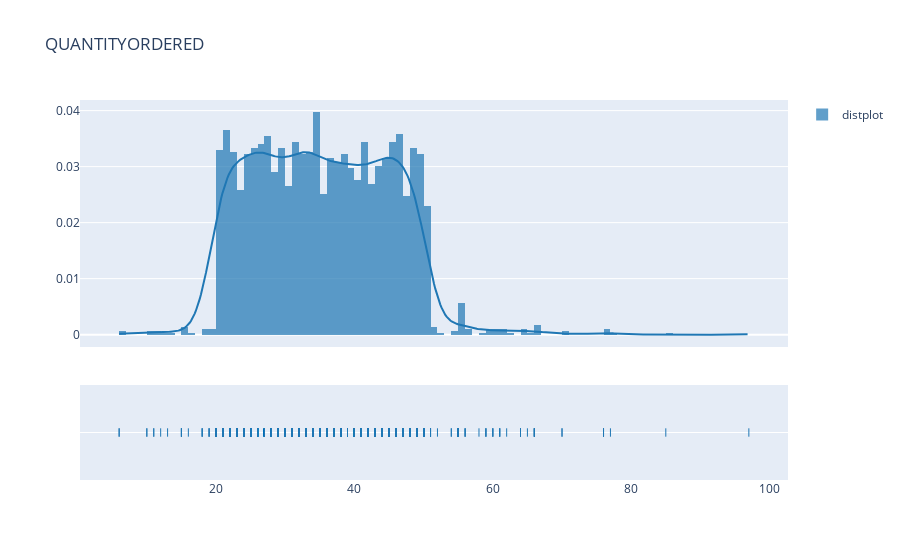
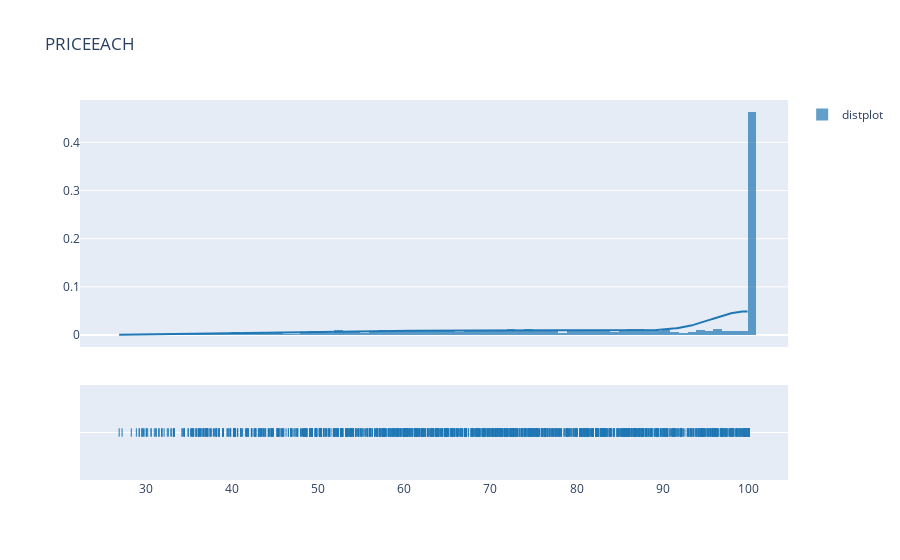
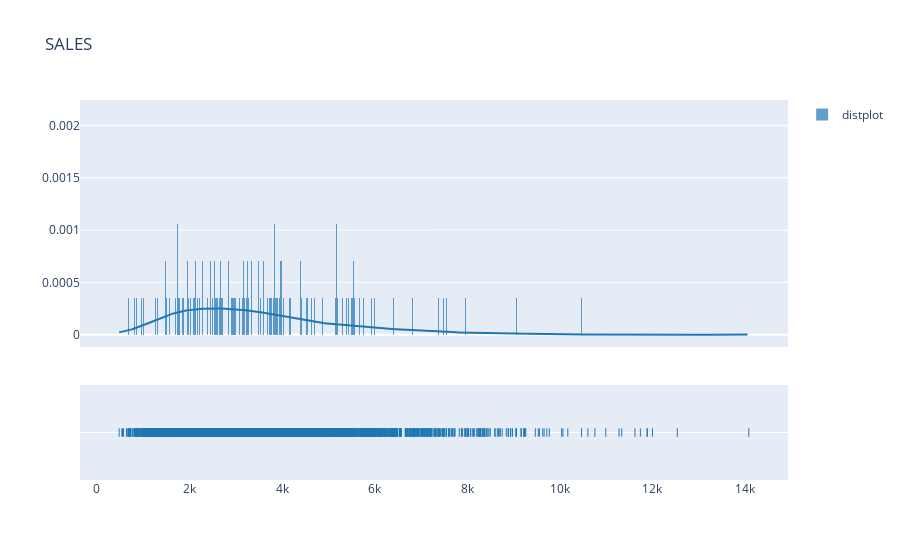

Notebook cell for these charts, in order:
### Code cell
# Vamos a representar distribuciones
# Distplot muestra el (1) histograma, (2) kde plot y (3) rug plot.
# (1) Histograma: es una visualización gráfica de datos que usa barras con varias alturas. Cada barra agrupa los números en rangos y las barras más altas muestran que hay más datos en ese rango.
# (2) Densidad: la estimación de la función de densidad se utiliza para visualizar la densidad de probabilidad de una variable continua.
# (3) Gráfico de alfombra: gráfico de datos para una única variable cuantitativa, que se muestra como marcas a lo largo de un eje (gráfico de dispersión unidimensional).

import plotly.figure_factory as ff

plt.figure(figsize = (10, 10))

for i in range(8):
    if sales_df.columns[i] != 'ORDERLINENUMBER':
        col_name = sales_df.columns[i]
        fig = ff.create_distplot([sales_df[col_name].apply(lambda x: float(x))], ['distplot'])
        fig.update_layout(title_text = col_name)
        fig.show()

### Figure 1 — Plotly figure (JSON) as saved in the notebook; plotly's stock layout.template omitted (floating-point values rounded to 4 significant figures; data arrays with more than 128 entries replaced by an {"elided": "..."} marker saying what was removed)
{"data": [{"autobinx": false, "histnorm": "probability density", "legendgroup": "distplot", "marker": {"color": "rgb(31, 119, 180)"}, "name": "distplot", "opacity": 0.7, "type": "histogram", "x": {"elided": "2823 int values"}, "xaxis": "x", "xbins": {"end": 97, "size": 1, "start": 6}, "yaxis": "y"}, {"legendgroup": "distplot", "marker": {"color": "rgb(31, 119, 180)"}, "mode": "lines", "name": "distplot", "showlegend": false, "type": "scatter", "x": {"elided": "500 float values"}, "xaxis": "x", "y": {"elided": "500 float values"}, "yaxis": "y"}, {"legendgroup": "distplot", "marker": {"color": "rgb(31, 119, 180)", "symbol": "line-ns-open"}, "mode": "markers", "name": "distplot", "showlegend": false, "type": "scatter", "x": {"elided": "2823 int values"}, "xaxis": "x", "y": {"elided": "2823 str values"}, "yaxis": "y2"}], "layout": {"barmode": "overlay", "hovermode": "closest", "legend": {"traceorder": "reversed"}, "title": {"text": "QUANTITYORDERED"}, "xaxis": {"anchor": "y2", "domain": [0, 1], "zeroline": false}, "yaxis": {"anchor": "free", "domain": [0.35, 1], "position": 0}, "yaxis2": {"anchor": "x", "domain": [0, 0.25], "dtick": 1, "showticklabels": false}}}

### Figure 2 — Plotly figure (JSON) as saved in the notebook; plotly's stock layout.template omitted (floating-point values rounded to 4 significant figures; data arrays with more than 128 entries replaced by an {"elided": "..."} marker saying what was removed)
{"data": [{"autobinx": false, "histnorm": "probability density", "legendgroup": "distplot", "marker": {"color": "rgb(31, 119, 180)"}, "name": "distplot", "opacity": 0.7, "type": "histogram", "x": {"elided": "2823 float values"}, "xaxis": "x", "xbins": {"end": 100, "size": 1, "start": 26.88}, "yaxis": "y"}, {"legendgroup": "distplot", "marker": {"color": "rgb(31, 119, 180)"}, "mode": "lines", "name": "distplot", "showlegend": false, "type": "scatter", "x": {"elided": "500 float values"}, "xaxis": "x", "y": {"elided": "500 float values"}, "yaxis": "y"}, {"legendgroup": "distplot", "marker": {"color": "rgb(31, 119, 180)", "symbol": "line-ns-open"}, "mode": "markers", "name": "distplot", "showlegend": false, "type": "scatter", "x": {"elided": "2823 float values"}, "xaxis": "x", "y": {"elided": "2823 str values"}, "yaxis": "y2"}], "layout": {"barmode": "overlay", "hovermode": "closest", "legend": {"traceorder": "reversed"}, "title": {"text": "PRICEEACH"}, "xaxis": {"anchor": "y2", "domain": [0, 1], "zeroline": false}, "yaxis": {"anchor": "free", "domain": [0.35, 1], "position": 0}, "yaxis2": {"anchor": "x", "domain": [0, 0.25], "dtick": 1, "showticklabels": false}}}

### Figure 3 — Plotly figure (JSON) as saved in the notebook; plotly's stock layout.template omitted (floating-point values rounded to 4 significant figures; data arrays with more than 128 entries replaced by an {"elided": "..."} marker saying what was removed)
{"data": [{"autobinx": false, "histnorm": "probability density", "legendgroup": "distplot", "marker": {"color": "rgb(31, 119, 180)"}, "name": "distplot", "opacity": 0.7, "type": "histogram", "x": {"elided": "2823 float values"}, "xaxis": "x", "xbins": {"end": 14080.0, "size": 1, "start": 482.1}, "yaxis": "y"}, {"legendgroup": "distplot", "marker": {"color": "rgb(31, 119, 180)"}, "mode": "lines", "name": "distplot", "showlegend": false, "type": "scatter", "x": {"elided": "500 float values"}, "xaxis": "x", "y": {"elided": "500 float values"}, "yaxis": "y"}, {"legendgroup": "distplot", "marker": {"color": "rgb(31, 119, 180)", "symbol": "line-ns-open"}, "mode": "markers", "name": "distplot", "showlegend": false, "type": "scatter", "x": {"elided": "2823 float values"}, "xaxis": "x", "y": {"elided": "2823 str values"}, "yaxis": "y2"}], "layout": {"barmode": "overlay", "hovermode": "closest", "legend": {"traceorder": "reversed"}, "title": {"text": "SALES"}, "xaxis": {"anchor": "y2", "domain": [0, 1], "zeroline": false}, "yaxis": {"anchor": "free", "domain": [0.35, 1], "position": 0}, "yaxis2": {"anchor": "x", "domain": [0, 0.25], "dtick": 1, "showticklabels": false}}}
